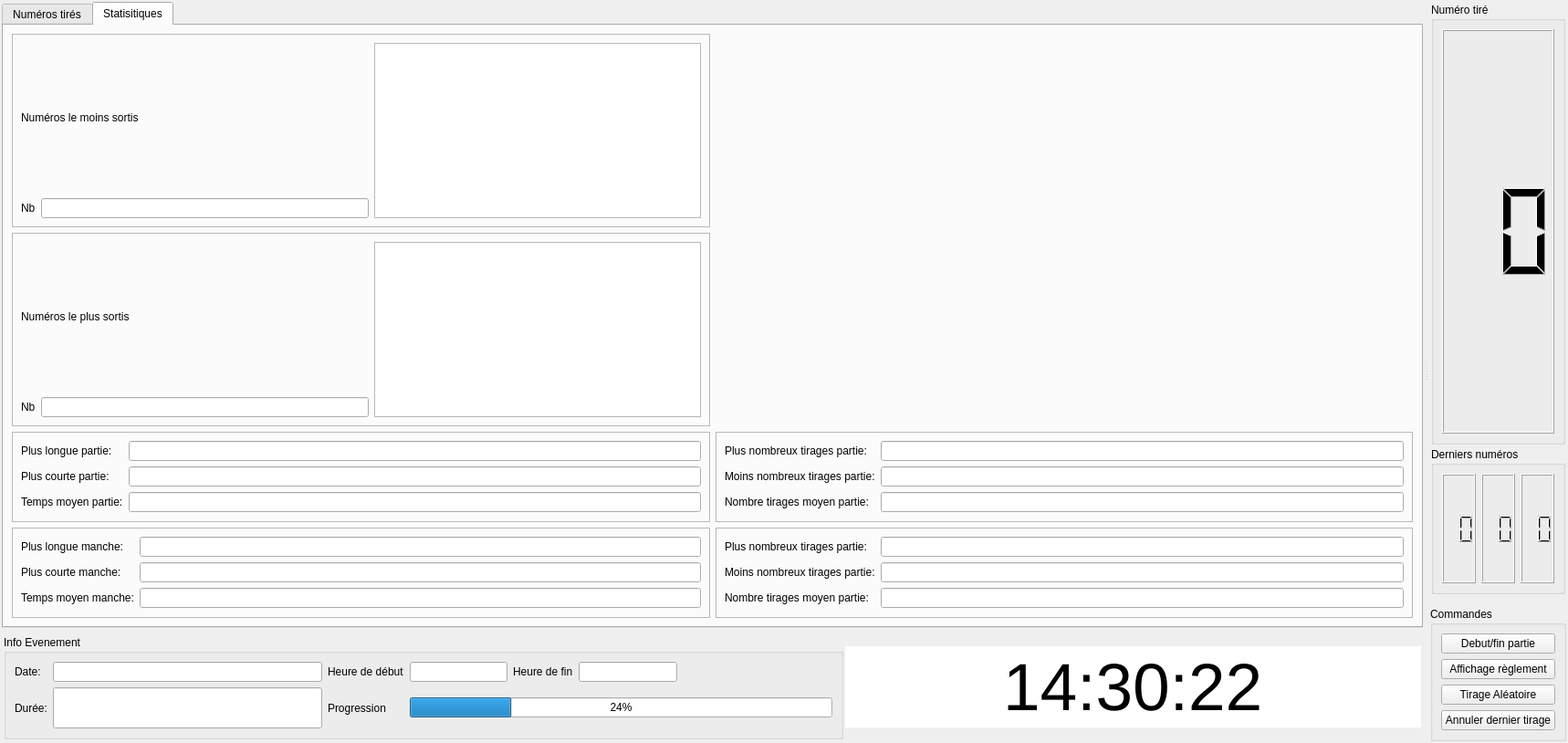
      <widget class="QFrame" name="topFrame">
       <property name="sizePolicy">
        <sizepolicy hsizetype="Preferred" vsizetype="Expanding">
         <horstretch>1</horstretch>
         <verstretch>4</verstretch>
        </sizepolicy>
       </property>
       <property name="frameShape">
        <enum>QFrame::NoFrame</enum>
       </property>
       <property name="frameShadow">
        <enum>QFrame::Raised</enum>
       </property>
       <layout class="QHBoxLayout" name="horizontalLayout">
        <property name="spacing">
         <number>0</number>
        </property>
        <property name="leftMargin">
         <number>0</number>
        </property>
        <property name="topMargin">
         <number>0</number>
        </property>
        <property name="rightMargin">
         <number>0</number>
        </property>
        <property name="bottomMargin">
         <number>0</number>
        </property>
        <item>
         <widget class="QSplitter" name="splitter_2">
          <property name="sizePolicy">
           <sizepolicy hsizetype="Expanding" vsizetype="Preferred">
            <horstretch>1</horstretch>
            <verstretch>1</verstretch>
           </sizepolicy>
          </property>
          <property name="orientation">
           <enum>Qt::Horizontal</enum>
          </property>
          <widget class="QFrame" name="frame_3">
           <property name="frameShape">
            <enum>QFrame::NoFrame</enum>
           </property>
           <property name="frameShadow">
            <enum>QFrame::Plain</enum>
           </property>
           <layout class="QVBoxLayout" name="verticalLayout_3">
            <property name="leftMargin">
             <number>2</number>
            </property>
            <property name="topMargin">
             <number>2</number>
            </property>
            <property name="rightMargin">
             <number>2</number>
            </property>
            <property name="bottomMargin">
             <number>2</number>
            </property>
            <item>
             <widget class="QTabWidget" name="MainTabs">
              <property name="currentIndex">
               <number>1</number>
              </property>
              <widget class="QWidget" name="GroupPickManual">
               <attribute name="title">
                <string>Numéros tirés</string>
               </attribute>
              </widget>
              <widget class="QWidget" name="GroupStats">
               <attribute name="title">
                <string>Statisitiques</string>
               </attribute>
               <layout class="QGridLayout" name="gridLayout_15">
                <item row="0" column="0">
                 <widget class="QFrame" name="frame">
                  <property name="frameShape">
                   <enum>QFrame::StyledPanel</enum>
                  </property>
                  <property name="frameShadow">
                   <enum>QFrame::Raised</enum>
                  </property>
                  <layout class="QGridLayout" name="gridLayout_5">
                   <item row="0" column="0" colspan="2">
                    <widget class="QLabel" name="label_8">
                     <property name="text">
                      <string>Numéros le moins sortis</string>
                     </property>
                    </widget>
                   </item>
                   <item row="1" column="1">
                    <widget class="QLineEdit" name="LessPickNb">
                     <property name="readOnly">
                      <bool>true</bool>
                     </property>
                    </widget>
                   </item>
                   <item row="1" column="0">
                    <widget class="QLabel" name="label_9">
                     <property name="text">
                      <string>Nb</string>
                     </property>
                    </widget>
                   </item>
                   <item row="0" column="2" rowspan="2">
                    <widget class="QTextEdit" name="LessPickList">
                     <property name="readOnly">
                      <bool>true</bool>
                     </property>
                    </widget>
                   </item>
                  </layout>
                 </widget>
                </item>
                <item row="0" column="1">
                 <spacer name="horizontalSpacer">
                  <property name="orientation">
                   <enum>Qt::Horizontal</enum>
                  </property>
                  <property name="sizeHint" stdset="0">
                   <size>
                    <width>394</width>
                    <height>20</height>
                   </size>
                  </property>
                 </spacer>
                </item>
                <item row="1" column="0">
                 <widget class="QFrame" name="frame_2">
                  <property name="frameShape">
                   <enum>QFrame::StyledPanel</enum>
                  </property>
                  <property name="frameShadow">
                   <enum>QFrame::Raised</enum>
                  </property>
                  <layout class="QGridLayout" name="gridLayout_6">
                   <item row="0" column="0" colspan="2">
                    <widget class="QLabel" name="label_10">
                     <property name="text">
                      <string>Numéros le plus sortis</string>
                     </property>
                    </widget>
                   </item>
                   <item row="1" column="1">
                    <widget class="QLineEdit" name="MostPickNb">
                     <property name="readOnly">
                      <bool>true</bool>
                     </property>
                    </widget>
                   </item>
                   <item row="1" column="0">
                    <widget class="QLabel" name="label_11">
                     <property name="text">
                      <string>Nb</string>
                     </property>
                    </widget>
                   </item>
                   <item row="0" column="2" rowspan="2">
                    <widget class="QTextEdit" name="MostPickList">
                     <property name="readOnly">
                      <bool>true</bool>
                     </property>
                    </widget>
                   </item>
                  </layout>
                 </widget>
                </item>
                <item row="1" column="1">
                 <spacer name="horizontalSpacer_3">
                  <property name="orientation">
                   <enum>Qt::Horizontal</enum>
                  </property>
                  <property name="sizeHint" stdset="0">
                   <size>
                    <width>394</width>
                    <height>20</height>
                   </size>
                  </property>
                 </spacer>
                </item>
                <item row="2" column="0">
                 <widget class="QFrame" name="frame_4">
                  <property name="frameShape">
                   <enum>QFrame::StyledPanel</enum>
                  </property>
                  <property name="frameShadow">
                   <enum>QFrame::Raised</enum>
                  </property>
                  <layout class="QGridLayout" name="gridLayout_7">
                   <item row="4" column="1">
                    <widget class="QLineEdit" name="RoundShortest"/>
                   </item>
                   <item row="1" column="0">
                    <widget class="QLabel" name="label_12">
                     <property name="text">
                      <string>Plus longue partie:</string>
                     </property>
                    </widget>
                   </item>
                   <item row="4" column="0">
                    <widget class="QLabel" name="label_13">
                     <property name="text">
                      <string>Plus courte partie:</string>
                     </property>
                    </widget>
                   </item>
                   <item row="1" column="1">
                    <widget class="QLineEdit" name="RoundLongest"/>
                   </item>
                   <item row="5" column="0">
                    <widget class="QLabel" name="label_18">
                     <property name="text">
                      <string>Temps moyen partie:</string>
                     </property>
                    </widget>
                   </item>
                   <item row="5" column="1">
                    <widget class="QLineEdit" name="RoundAverage"/>
                   </item>
                  </layout>
                 </widget>
                </item>
                <item row="2" column="1">
                 <widget class="QFrame" name="frame_7">
                  <property name="frameShape">
                   <enum>QFrame::StyledPanel</enum>
                  </property>
                  <property name="frameShadow">
                   <enum>QFrame::Raised</enum>
                  </property>
                  <layout class="QGridLayout" name="gridLayout_9">
                   <item row="4" column="1">
                    <widget class="QLineEdit" name="RoundLeastNb"/>
                   </item>
                   <item row="1" column="0">
                    <widget class="QLabel" name="label_22">
                     <property name="text">
                      <string>Plus nombreux tirages partie:</string>
                     </property>
                    </widget>
                   </item>
                   <item row="4" column="0">
                    <widget class="QLabel" name="label_23">
                     <property name="text">
                      <string>Moins nombreux tirages partie:</string>
                     </property>
                    </widget>
                   </item>
                   <item row="1" column="1">
                    <widget class="QLineEdit" name="RoundMostNb"/>
                   </item>
                   <item row="5" column="0">
                    <widget class="QLabel" name="label_24">
                     <property name="text">
                      <string>Nombre tirages moyen partie:</string>
                     </property>
                    </widget>
                   </item>
                   <item row="5" column="1">
                    <widget class="QLineEdit" name="RoundAverageNb"/>
                   </item>
                  </layout>
                 </widget>
                </item>
                <item row="3" column="0">
                 <widget class="QFrame" name="frame_6">
                  <property name="frameShape">
                   <enum>QFrame::StyledPanel</enum>
                  </property>
                  <property name="frameShadow">
                   <enum>QFrame::Raised</enum>
                  </property>
                  <layout class="QGridLayout" name="gridLayout_8">
                   <item row="4" column="1">
                    <widget class="QLineEdit" name="SubRoundShortest"/>
                   </item>
                   <item row="1" column="0">
                    <widget class="QLabel" name="label_19">
                     <property name="text">
                      <string>Plus longue manche:</string>
                     </property>
                    </widget>
                   </item>
                   <item row="4" column="0">
                    <widget class="QLabel" name="label_20">
                     <property name="text">
                      <string>Plus courte manche:</string>
                     </property>
                    </widget>
                   </item>
                   <item row="1" column="1">
                    <widget class="QLineEdit" name="SubRoundLongest"/>
                   </item>
                   <item row="5" column="0">
                    <widget class="QLabel" name="label_21">
                     <property name="text">
                      <string>Temps moyen manche:</string>
                     </property>
                    </widget>
                   </item>
                   <item row="5" column="1">
                    <widget class="QLineEdit" name="SubRoundAverage"/>
                   </item>
                  </layout>
                 </widget>
                </item>
                <item row="3" column="1">
                 <widget class="QFrame" name="frame_8">
                  <property name="frameShape">
                   <enum>QFrame::StyledPanel</enum>
                  </property>
                  <property name="frameShadow">
                   <enum>QFrame::Raised</enum>
                  </property>
                  <layout class="QGridLayout" name="gridLayout_10">
                   <item row="4" column="1">
                    <widget class="QLineEdit" name="SubRoundLeastNb"/>
                   </item>
                   <item row="1" column="0">
                    <widget class="QLabel" name="label_25">
                     <property name="text">
                      <string>Plus nombreux tirages partie:</string>
                     </property>
                    </widget>
                   </item>
                   <item row="4" column="0">
                    <widget class="QLabel" name="label_26">
                     <property name="text">
                      <string>Moins nombreux tirages partie:</string>
                     </property>
                    </widget>
                   </item>
                   <item row="1" column="1">
                    <widget class="QLineEdit" name="SubRoundMostNb"/>
                   </item>
                   <item row="5" column="0">
                    <widget class="QLabel" name="label_27">
                     <property name="text">
                      <string>Nombre tirages moyen partie:</string>
                     </property>
                    </widget>
                   </item>
                   <item row="5" column="1">
                    <widget class="QLineEdit" name="SubRoundAverageNb"/>
                   </item>
                  </layout>
                 </widget>
                </item>
               </layout>
              </widget>
             </widget>
            </item>
            <item>
             <widget class="QFrame" name="frame_5">
              <property name="sizePolicy">
               <sizepolicy hsizetype="Preferred" vsizetype="Maximum">
                <horstretch>1</horstretch>
                <verstretch>0</verstretch>
               </sizepolicy>
              </property>
              <property name="frameShape">
               <enum>QFrame::NoFrame</enum>
              </property>
              <property name="frameShadow">
               <enum>QFrame::Raised</enum>
              </property>
              <layout class="QHBoxLayout" name="horizontalLayout_4">
               <property name="spacing">
                <number>2</number>
               </property>
               <property name="leftMargin">
                <number>2</number>
               </property>
               <property name="topMargin">
                <number>2</number>
               </property>
               <property name="rightMargin">
                <number>2</number>
               </property>
               <property name="bottomMargin">
                <number>2</number>
               </property>
               <item>
                <widget class="QGroupBox" name="EventInfos">
                 <property name="title">
                  <string>Info Evenement</string>
                 </property>
                 <layout class="QGridLayout" name="gridLayout_14">
                  <item row="0" column="1">
                   <widget class="QLineEdit" name="CurrentDate">
                    <property name="readOnly">
                     <bool>true</bool>
                    </property>
                   </widget>
                  </item>
                  <item row="0" column="4">
                   <widget class="QLabel" name="label_16">
                    <property name="text">
                     <string>Heure de fin</string>
                    </property>
                   </widget>
                  </item>
                  <item row="0" column="2">
                   <widget class="QLabel" name="label_15">
                    <property name="text">
                     <string>Heure de début</string>
                    </property>
                   </widget>
                  </item>
                  <item row="0" column="3">
                   <widget class="QLineEdit" name="StartingHour">
                    <property name="readOnly">
                     <bool>true</bool>
                    </property>
                   </widget>
                  </item>
                  <item row="0" column="0">
                   <widget class="QLabel" name="label_14">
                    <property name="text">
                     <string>Date:</string>
                    </property>
                   </widget>
                  </item>
                  <item row="0" column="5">
                   <widget class="QLineEdit" name="EndingHour">
                    <property name="readOnly">
                     <bool>true</bool>
                    </property>
                   </widget>
                  </item>
                  <item row="0" column="6" colspan="2">
                   <spacer name="horizontalSpacer_2">
                    <property name="orientation">
                     <enum>Qt::Horizontal</enum>
                    </property>
                    <property name="sizeHint" stdset="0">
                     <size>
                      <width>165</width>
                      <height>20</height>
                     </size>
                    </property>
                   </spacer>
                  </item>
                  <item row="2" column="1">
                   <widget class="QLineEdit" name="Duration">
                    <property name="font">
                     <font>
                      <pointsize>25</pointsize>
                     </font>
                    </property>
                    <property name="text">
                     <string/>
                    </property>
                    <property name="alignment">
                     <set>Qt::AlignCenter</set>
                    </property>
                    <property name="readOnly">
                     <bool>true</bool>
                    </property>
                   </widget>
                  </item>
                  <item row="2" column="0">
                   <widget class="QLabel" name="label_17">
                    <property name="text">
                     <string>Durée:</string>
                    </property>
                   </widget>
                  </item>
                  <item row="2" column="2">
                   <widget class="QLabel" name="label_3">
                    <property name="text">
                     <string>Progression</string>
                    </property>
                   </widget>
                  </item>
                  <item row="2" column="3" colspan="5">
                   <widget class="QProgressBar" name="Progression">
                    <property name="value">
                     <number>24</number>
                    </property>
                   </widget>
                  </item>
                 </layout>
                </widget>
               </item>
               <item>
                <widget class="QLineEdit" name="CurrentTime">
                 <property name="font">
                  <font>
                   <pointsize>55</pointsize>
                   <bold>false</bold>
                  </font>
                 </property>
                 <property name="text">
                  <string>14:30:22</string>
                 </property>
                 <property name="frame">
                  <bool>false</bool>
                 </property>
                 <property name="alignment">
                  <set>Qt::AlignCenter</set>
                 </property>
                 <property name="readOnly">
                  <bool>true</bool>
                 </property>
                </widget>
               </item>
              </layout>
             </widget>
            </item>
           </layout>
          </widget>
          <widget class="QFrame" name="rightFrame">
           <property name="frameShape">
            <enum>QFrame::NoFrame</enum>
           </property>
           <property name="frameShadow">
            <enum>QFrame::Plain</enum>
           </property>
           <layout class="QVBoxLayout" name="verticalLayout">
            <property name="spacing">
             <number>3</number>
            </property>
            <property name="leftMargin">
             <number>2</number>
            </property>
            <property name="topMargin">
             <number>2</number>
            </property>
            <property name="rightMargin">
             <number>2</number>
            </property>
            <property name="bottomMargin">
             <number>2</number>
            </property>
            <item>
             <widget class="QFrame" name="lastNumbersDisplay">
              <property name="sizePolicy">
               <sizepolicy hsizetype="Preferred" vsizetype="Preferred">
                <horstretch>0</horstretch>
                <verstretch>1</verstretch>
               </sizepolicy>
              </property>
              <property name="frameShape">
               <enum>QFrame::NoFrame</enum>
              </property>
              <property name="frameShadow">
               <enum>QFrame::Raised</enum>
              </property>
              <layout class="QVBoxLayout" name="verticalLayout_4">
               <property name="spacing">
                <number>3</number>
               </property>
               <property name="leftMargin">
                <number>1</number>
               </property>
               <property name="topMargin">
                <number>1</number>
               </property>
               <property name="rightMargin">
                <number>1</number>
               </property>
               <property name="bottomMargin">
                <number>1</number>
               </property>
               <item>
                <widget class="QGroupBox" name="groupBox_11">
                 <property name="sizePolicy">
                  <sizepolicy hsizetype="Preferred" vsizetype="Preferred">
                   <horstretch>1</horstretch>
                   <verstretch>3</verstretch>
                  </sizepolicy>
                 </property>
                 <property name="title">
                  <string>Numéro tiré</string>
                 </property>
                 <layout class="QGridLayout" name="gridLayout_12">
                  <item row="0" column="0">
                   <widget class="QLCDNumber" name="CurrentDraw">
                    <property name="digitCount">
                     <number>2</number>
                    </property>
                   </widget>
                  </item>
                 </layout>
                </widget>
               </item>
               <item>
                <widget class="QGroupBox" name="groupBox_12">
                 <property name="sizePolicy">
                  <sizepolicy hsizetype="Preferred" vsizetype="Preferred">
                   <horstretch>0</horstretch>
                   <verstretch>1</verstretch>
                  </sizepolicy>
                 </property>
                 <property name="title">
                  <string>Derniers numéros</string>
                 </property>
                 <layout class="QGridLayout" name="gridLayout_13">
                  <item row="0" column="0">
                   <widget class="QLCDNumber" name="LastNumber1">
                    <property name="digitCount">
                     <number>2</number>
                    </property>
                   </widget>
                  </item>
                  <item row="0" column="1">
                   <widget class="QLCDNumber" name="LastNumber2">
                    <property name="digitCount">
                     <number>2</number>
                    </property>
                   </widget>
                  </item>
                  <item row="0" column="2">
                   <widget class="QLCDNumber" name="LastNumber3">
                    <property name="digitCount">
                     <number>2</number>
                    </property>
                   </widget>
                  </item>
                 </layout>
                </widget>
               </item>
              </layout>
             </widget>
            </item>
            <item>
             <spacer name="verticalSpacer">
              <property name="orientation">
               <enum>Qt::Vertical</enum>
              </property>
              <property name="sizeType">
               <enum>QSizePolicy::Expanding</enum>
              </property>
              <property name="sizeHint" stdset="0">
               <size>
                <width>20</width>
                <height>10</height>
               </size>
              </property>
             </spacer>
            </item>
            <item>
             <widget class="QGroupBox" name="CommandsBox">
              <property name="sizePolicy">
               <sizepolicy hsizetype="Preferred" vsizetype="Maximum">
                <horstretch>1</horstretch>
                <verstretch>0</verstretch>
               </sizepolicy>
              </property>
              <property name="title">
               <string>Commandes</string>
              </property>
              <layout class="QVBoxLayout" name="verticalLayout_2">
               <item>
                <widget class="QPushButton" name="StartEndGameRound">
                 <property name="text">
                  <string>Debut/fin partie</string>
                 </property>
                 <property name="icon">
                  <iconset resource="../../resources/EvenementLoto.qrc">
                   <normaloff>:/icons/icons/submit-for-approval.png</normaloff>:/icons/icons/submit-for-approval.png</iconset>
                 </property>
                 <property name="flat">
                  <bool>false</bool>
                 </property>
                </widget>
               </item>
               <item>
                <widget class="QPushButton" name="DisplayRules">
                 <property name="text">
                  <string>Affichage règlement</string>
                 </property>
                 <property name="icon">
                  <iconset resource="../../resources/EvenementLoto.qrc">
                   <normaloff>:/icons/icons/terms-and-conditions.png</normaloff>:/icons/icons/terms-and-conditions.png</iconset>
                 </property>
                </widget>
               </item>
               <item>
                <widget class="QPushButton" name="RandomPick">
                 <property name="text">
                  <string>Tirage Aléatoire</string>
                 </property>
                 <property name="icon">
                  <iconset resource="../../resources/EvenementLoto.qrc">
                   <normaloff>:/icons/icons/dice.png</normaloff>:/icons/icons/dice.png</iconset>
                 </property>
                </widget>
               </item>
               <item>
                <widget class="QPushButton" name="CancelLastPick">
                 <property name="sizePolicy">
                  <sizepolicy hsizetype="Minimum" vsizetype="Fixed">
                   <horstretch>0</horstretch>
                   <verstretch>0</verstretch>
                  </sizepolicy>
                 </property>
                 <property name="text">
                  <string>Annuler dernier tirage</string>
                 </property>
                 <property name="icon">
                  <iconset resource="../../resources/EvenementLoto.qrc">
                   <normaloff>:/icons/icons/clear-symbol.png</normaloff>:/icons/icons/clear-symbol.png</iconset>
                 </property>
                </widget>
               </item>
              </layout>
             </widget>
            </item>
           </layout>
          </widget>
         </widget>
        </item>
       </layout>
      </widget>
